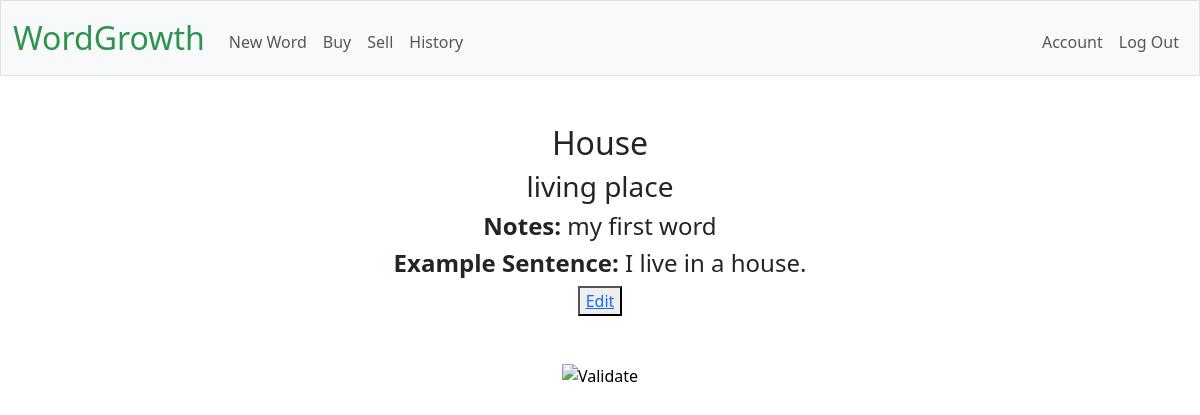
Page /word_view/13 (signed in) on the committed database.
### tables this page shows
CREATE TABLE "vocabulary" (id INTEGER PRIMARY KEY AUTOINCREMENT, user_id INTEGER, word TEXT NOT NULL, definition TEXT, notes TEXT, example_sentence TEXT, example_media TEXT, FOREIGN KEY (user_id) REFERENCES users(id));

### app.py (the view)
@app.route("/word_view/<int:word_id>")
@login_required
def word_view(word_id):
    conn = get_db_connection()
    cursor = conn.cursor()
    cursor.execute("SELECT * FROM vocabulary WHERE id=?", [word_id])
    word = cursor.fetchone()
    if word is None:
        return apology("word not found")
    return  render_template("word_view.html", word=word)

### app.py (called while the page is built)
@app.teardown_appcontext
def close_db_connection(exception):
    db = g.pop('db', None)
    if db is not None:
        db.close()

### helpers.py (called while the page is built)
def get_db_connection():
    if 'db' not in g:
        g.db = sqlite3.connect(DATABASE)
        g.db.execute("PRAGMA foreign_keys = ON")  # Enables foreign key checks
        g.db.row_factory = sqlite3.Row # enables dictionaries to be returned not just tuples
    return g.db

def login_required(f):
    @wraps(f)
    def decorated_function(*args, **kwargs):
        if 'user_id' not in session:
            return redirect(url_for('login'))
        return f(*args, **kwargs)
    return decorated_function

### templates/word_view.html (shortened to what this page needs)
{% extends "layout.html" %}
{% block main %}
        <h2>{{ word["word"] }}</h2>
        <h3>{{ word["definition"] }}</h3>
        {% if word["notes"] %}
        <h4><strong>Notes:</strong> {{ word["notes"] }}</h4>
        {% endif %}
        {% if word["example_sentence"] %}
        <h4><strong>Example Sentence:</strong> {{ word["example_sentence"] }}</h4>
        {% endif %}
        <button><a href="{{ url_for('word_edit', word_id=word['id']) }}">Edit</a></button>
{% endblock %}

### rows in the picture
vocabulary: word "House", definition "living place", notes "my first word", example_sentence "I live in a house."
